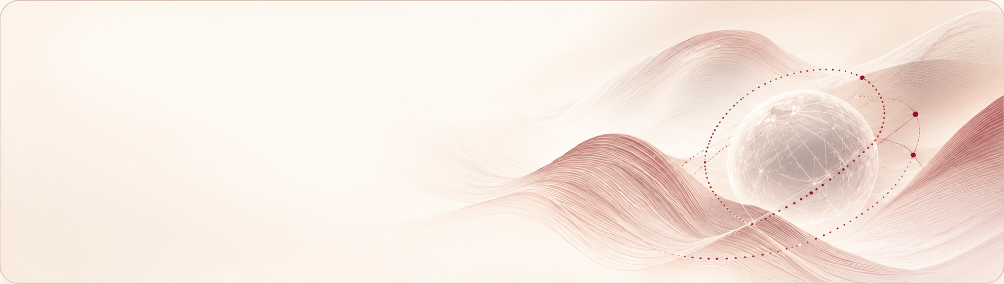
#> input picture frontend/src/assets/hero_card_bg.png, 1004 x 284 px; its folder holds 6 pictures in this run
$ python recolor_hero_light.py
#> lines starting #> are read from the running program, lines starting #| are printed output that depends on the picture
"""Recolor the existing VerifAI mesh/globe hero for the light UI.

No new art is generated: this reuses the already-approved abstract wave asset.
Run: python3 frontend/scripts/recolor_hero_light.py
"""
from pathlib import Path
from PIL import Image, ImageEnhance
assets = Path(__file__).resolve().parents[1] / "src" / "assets"
src = assets / "hero_card_bg.png"
out = assets / "hero_card_light_green.webp"
im = Image.open(src).convert("RGB")
pixels = im.load()
for y in range(im.height):
    for x in range(im.width):
        r, g, b = pixels[x, y]
        warm = max(0, r - g)
        cream = max(0, r - b)
        pixels[x, y] = (
            max(0, min(255, round(r - 0.90 * warm))),
            max(0, min(255, round(g + 0.93 * warm))),
            max(0, min(255, round(b + 0.37 * warm + 0.05 * cream))),
        )
image = ImageEnhance.Contrast(im).enhance(1.06)
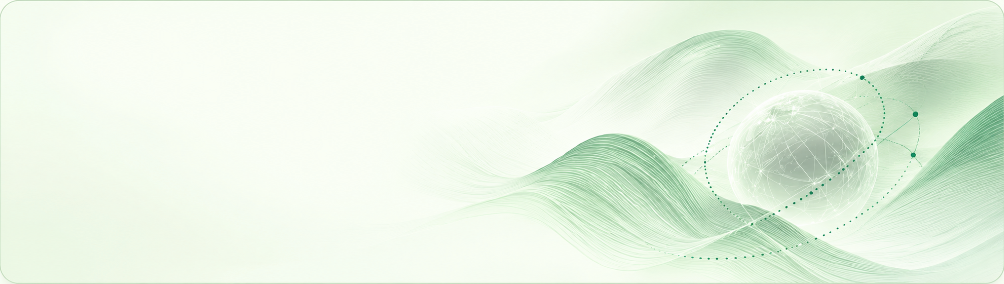
#> image: PIL image 1004x284 RGB; mean R, G, B 232, 244.3, 227.9
image.save(out, format="WEBP", quality=88, method=6)
print(f"Reused {src.name} → {out.name}: {image.width}x{image.height}, {out.stat().st_size:,} bytes")
#| Reused hero_card_bg.png → hero_card_light_green.webp: 1004x284, 22,128 bytes
